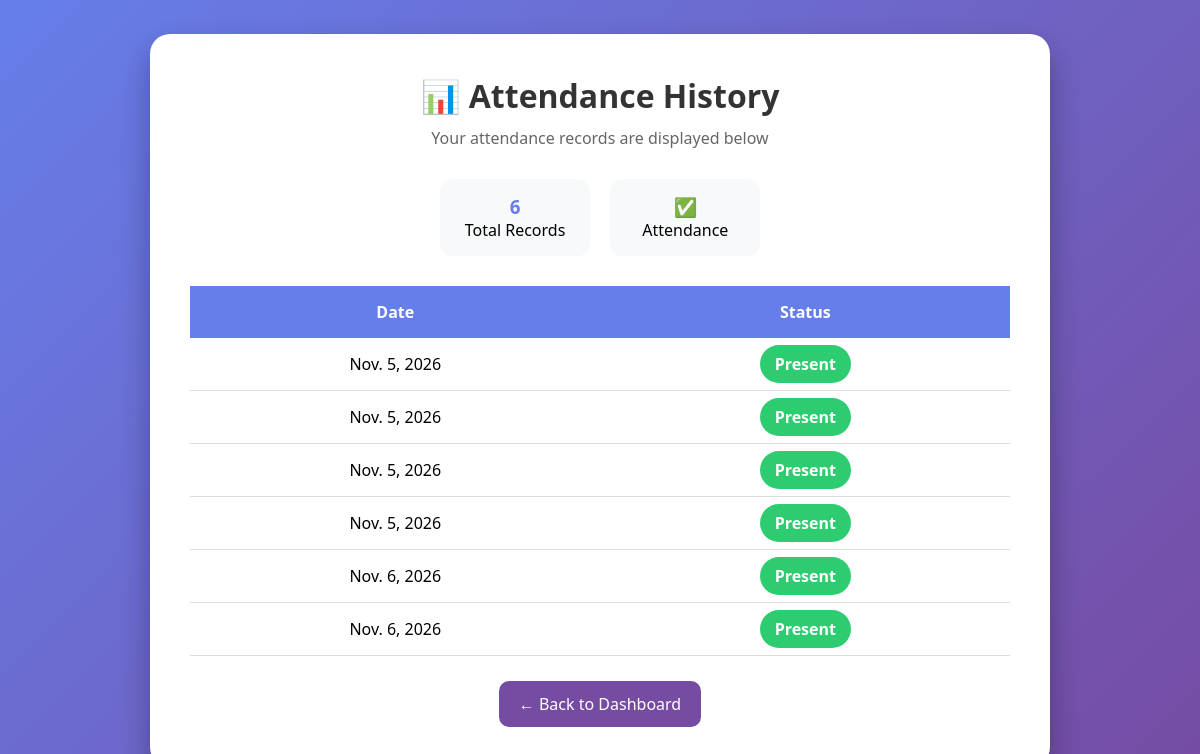
Screenshot of /attendance-history/ (signed in) with the database file from the repository.
### employees/models.py (models this page shows, shortened)
class Attendance(models.Model):
    employee = models.ForeignKey(
        Employee,
        on_delete=models.CASCADE
    )
    date = models.DateField()
    status = models.CharField(max_length=20)

### employees/views.py (the view)
def attendance_history(request):
    employee = Employee.objects.get(
        id=request.session['employee_id']
    )
    records = Attendance.objects.filter(
        employee=employee
    )
    return render(
        request,
        'attendance_history.html',
        {'records': records}
    )

### employees/templates/attendance_history.html (shortened to what this page needs)
<!DOCTYPE html>
<html lang="en">
<head>
</head>
<body>
<div class="container">
    <div class="header">
        <h1>📊 Attendance History</h1>
        <p>Your attendance records are displayed below</p>
    </div>
    <div class="summary">
        <div class="box">
            <h3>{{ records|length }}</h3>
            <p>Total Records</p>
        </div>
        <div class="box">
            <h3>✅</h3>
            <p>Attendance</p>
        </div>
    </div>
    <table>
        <tr>
            <th>Date</th>
            <th>Status</th>
        </tr>
        {% for record in records %}
        <tr>
            <td>
                {{ record.date }}
            </td>
            <td>
                <span class="present">
                    {{ record.status }}
                </span>
            </td>
        </tr>
        {% endfor %}
    </table>
    <center>
        <a href="/dashboard/" class="back">
            ← Back to Dashboard
        </a>
    </center>
</div>
</body>
</html>

### employees/templates/attendance_history.html (style rules this page uses)
* { margin:0; padding:0; box-sizing:border-box; font-family:'Segoe UI',sans-serif; }
body { min-height:100vh; background:linear-gradient(135deg,#667eea,#764ba2); display:flex; justify-content:center; align-items:center; }
.container { width:90%; max-width:900px; background:white; border-radius:20px; padding:40px; box-shadow:0 15px 30px rgba(0,0,0,0.3); }
.header { text-align:center; margin-bottom:30px; }
.header h1 { color:#333; margin-bottom:10px; }
.header p { color:#666; }
.summary { display:flex; justify-content:center; gap:20px; margin-bottom:30px; }
.box { background:#f8f9fa; padding:15px 25px; border-radius:12px; text-align:center; min-width:150px; }
.box h3 { color:#667eea; }
table { width:100%; border-collapse:collapse; }
th { background:#667eea; color:white; padding:15px; }
td { padding:15px; text-align:center; border-bottom:1px solid #ddd; }
.present { background:#2ecc71; color:white; padding:8px 15px; border-radius:20px; font-weight:bold; }
.back { display:inline-block; margin-top:25px; text-decoration:none; background:#764ba2; color:white; padding:12px 20px; border-radius:10px; }

### rows the page displays
Attendance: date "Nov. 5, 2026", status "Present"
Attendance: date "Nov. 5, 2026", status "Present"
Attendance: date "Nov. 5, 2026", status "Present"
Attendance: date "Nov. 5, 2026", status "Present"
Attendance: date "Nov. 6, 2026", status "Present"
Attendance: date "Nov. 6, 2026", status "Present"

### other values shown
{{ records|length }} "6"
